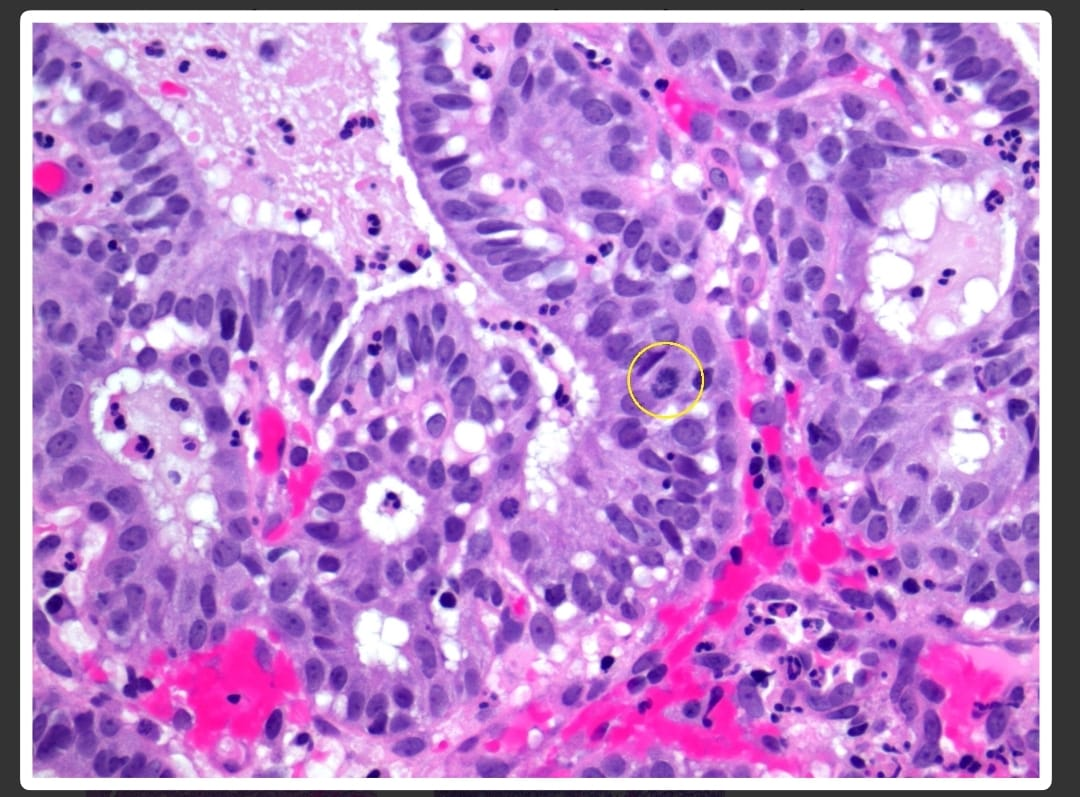
#> input picture Data/imagendecelula1.jpg, 1080 x 797 px, found by its file name
$ python main.py
#> lines starting #> are read from the running program, lines starting #| are printed output that depends on the picture; long printed decimals are rounded
### filtros/cargar_imagen.py
import imageio
import numpy as np

# Carga la imagen, la convierte a blanco y negro si es color,
# asegura que esté en formato 0–255 y la devuelve lista para procesar.

def cargar_imagen(ruta):
#> called with ruta = 'Data\\imagendecelula1.jpg'
    im = imageio.imread(ruta).astype(np.float32)
    if im.ndim == 3:
        im = np.mean(im, axis=2).astype(np.uint8)
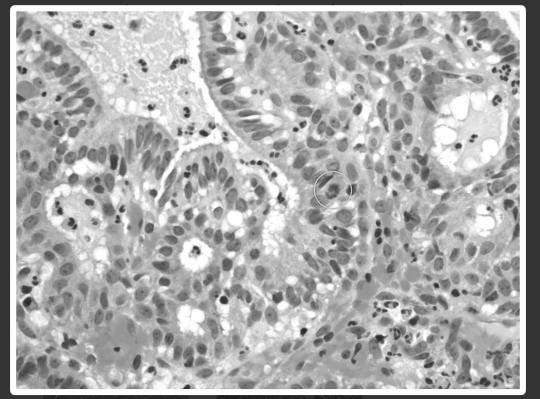
#> im: shape (797, 1080) (shown at 1/2 size); min 17, max 255, mean 173.2
    else:
        im = im.astype(np.uint8)
    print("Shape:", im.shape)
#| Shape: (797, 1080)
    print("Valor min:", im.min(), "max:", im.max(), "mean:", im.mean())
#| Valor min: 17 max: 255 mean: 173.157
    return im

# 🧠 1. Cargar la imagen desde la ruta
# im = imageio.imread(ruta).astype(np.float32)


# imageio.imread lee cualquier imagen: JPG, PNG, TIF, etc.

# Razones para convertirla inmediatamente a float32:

# Facilita operaciones matemáticas posteriores.

# Evita overflow cuando se hacen filtros o multiplicaciones.

# Mantiene precisión sin usar demasiado espacio (como float64).

# En esta etapa, la imagen puede haber sido cargada como:

# uint8 si es normal (0–255)

# uint16 si es imagen médica/tif

# 3 canales si es color

# 1 canal si es blanco y negro

# 🧩 2. Detectar si la imagen es color (3 canales)
# if im.ndim == 3:


# im.ndim = número de dimensiones:

# 2 → Imagen en escala de grises (filas, columnas)

# 3 → Imagen RGB (filas, columnas, 3 canales)

# Entonces:

# ✔️ Si es una imagen RGB, hay que convertirla a escala de grises.
# ✔️ Si ya es una imagen gris, solo se estandariza el tipo de dato.

# 🎨 3. Convertir de RGB a escala de grises
# im = np.mean(im, axis=2).astype(np.uint8)


# Esto toma el promedio de:

# Rojo

# Verde

# Azul

# para obtener un valor único por píxel.

# El promedio es una forma rápida (aunque simple) de pasar de color a gris.
# Deja la imagen como una matriz 2D.

# Luego convierte a uint8 → valores de 0 a 255.

# ⚫ 4. Si ya era gris, solo normaliza el tipo
# else:
#     im = im.astype(np.uint8)


# Esto garantiza que:

# Todo el pipeline posterior trabaje con imágenes de 0–255.

# No haya imágenes flotantes raras, enteros grandes o valores negativos.

# Todos los filtros (median, gaussian, thresholding) reciban formatos consistentes.

# 🎁 5. Retornar
# return im


# Devuelve la imagen lista para ser procesada:

# En escala de grises

# En rango 0–255

# En formato uint8

# Con forma 2D (no 3 canales)

### filtros/normalizas_robusto.py
import numpy as np

# Normalización por percentiles

# Esta función encuentra el rango útil de intensidades de una imagen usando los percentiles 1 y 99,
# elimina los valores extremos que son ruido, y normaliza ese rango a [0, 1] para obtener una imagen estable,
# limpia y adecuada para análisis.
def normalizar_robusto(im):
    p1, p99 = np.percentile(im, (1, 99))
#> p1 = 51; p99 = 255
    im_clip = np.clip(im, p1, p99)
    im_norm = (im_clip - p1) / (p99 - p1 + 1e-8)
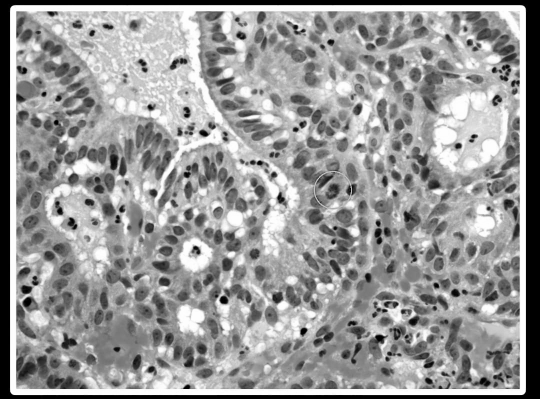
#> im_norm: shape (797, 1080) float64 (shown at 1/2 size); min 0, max 1, mean 0.599
    return im_norm.astype(np.float32)

# 🧠 1. ¿Qué problema resuelve esta función?
# Cuando trabajas con imágenes (especialmente médicas), es muy común que:
# Existan píxeles extremadamente oscuros o extremadamente brillantes por ruido, artefactos, sobreexposición, o fallos del sensor.
# Esos valores extremos distorsionan cualquier normalización clásica (como dividir entre el valor máximo).
# La normalización por percentiles es una técnica robusta que intenta ignorar esos valores raros y quedarse con el rango “bueno” de la imagen.
# 🧩 2. Cálculo de percentiles (p1 y p99)
# p1, p99 = np.percentile(im, (1, 99))
# Esto obtiene:
# p1 → el valor bajo donde está el 1% de los píxeles más oscuros
# p99 → el valor alto donde está el 1% de los píxeles más brillantes
# ¿Por qué usar percentiles?
# ✔️ Evita que un píxel extremadamente brillante (artefacto) arruine toda la normalización.
# ✔️ Ignora los valores más extremos que normalmente son ruido.
# ✔️ Se centra en el rango tonal que realmente tiene información útil.
# Este método se usa muchísimo en radiología, satélites, microscopía, etc.
# ✂️ 3. "Clipping": recortar la imagen a ese rango
# im_clip = np.clip(im, p1, p99)
# Esto fuerza:
# Todo lo que < p1 → se convierte en p1
# Todo lo > p99 → se convierte en p99
# ¿Para qué sirve?
# 👉 Para eliminar los extremos que afectan la normalización y para que el contraste final sea más estable.
# 👉 Te asegura que la imagen queda dentro de un rango útil antes de normalizar.
# Ejemplo simple:
# Si tu imagen va de 0 a 5000 pero el contenido útil está entre 200 y 1500, el clipping elimina esos extremos exagerados.
# 🎚️ 4. Normalizar a rango [0,1]
# im_norm = (im_clip - p1) / (p99 - p1 + 1e-8)
# Esto es la fórmula clásica para llevar un valor a [0, 1]:
# El mínimo (p1) pasa a ser 0
# El máximo (p99) pasa a ser 1
# El 1e-8 evita divisiones por cero si p1 == p99 (raro pero posible en imágenes muy homogéneas).
# ✔️ 5. Convertir a float32
# return im_norm.astype(np.float32)
# Razones:
# Las operaciones de procesamiento de imágenes funcionan mucho mejor con float32.
# Reduce memoria comparado con float64.
# Es un estándar para deep learning.

### filtros/corregir_iluminación.py
import numpy as np
from scipy.ndimage import gaussian_filter

# Suaviza muchísimo la imagen para estimar la iluminación del fondo y
# luego divide la imagen original por ese fondo para corregir
# zonas demasiado oscuras o brillantes, dejando la iluminación pareja en
#  toda la imagen.

def corregir_iluminacion(im_norm, sigma=60):

#> called with sigma = 60
    fondo = gaussian_filter(im_norm, sigma=sigma)
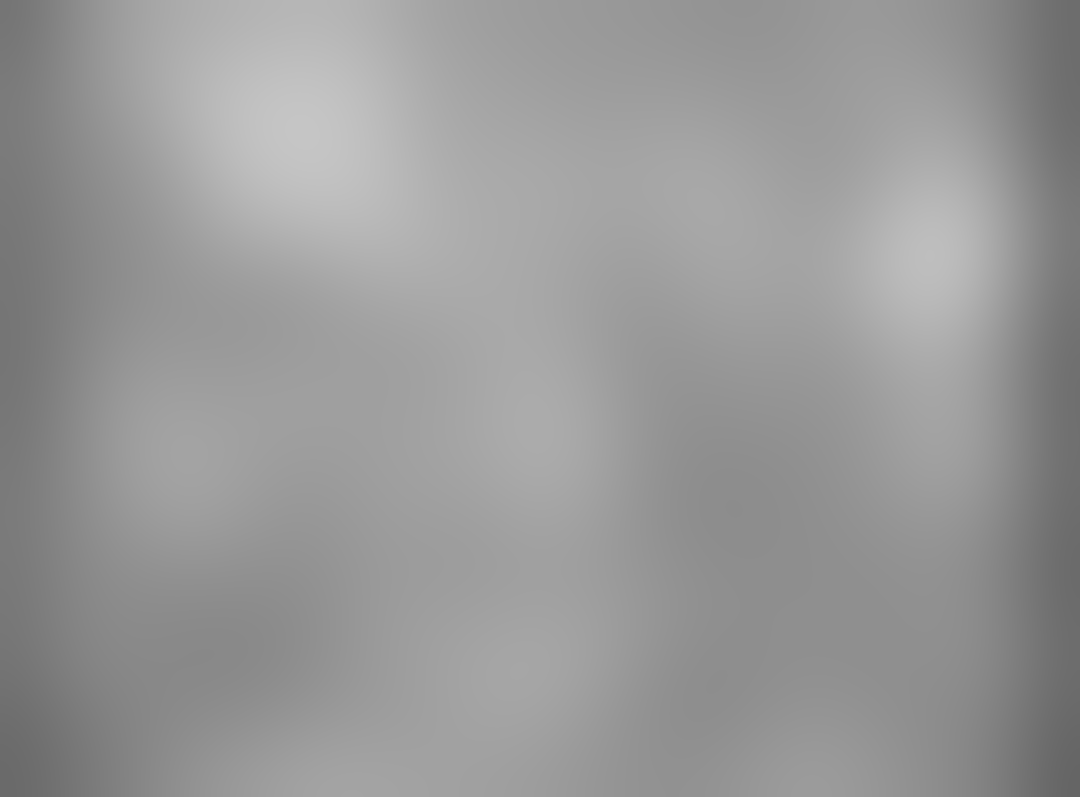
#> fondo: shape (797, 1080) float32; min 0.397, max 0.774, mean 0.599
    corr = im_norm / (fondo + 1e-8)
    return np.clip(corr, 0, 1)
#> (the rest of the program and of its run is left out)
